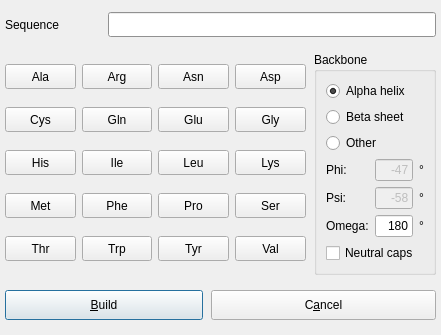
<?xml version="1.0" encoding="UTF-8"?>
<ui version="4.0">
 <class>PeptideDialogData</class>
 <widget class="QDialog" name="PeptideDialogData">
  <property name="geometry">
   <rect>
    <x>0</x>
    <y>0</y>
    <width>441</width>
    <height>335</height>
   </rect>
  </property>
  <property name="sizePolicy">
   <sizepolicy hsizetype="Preferred" vsizetype="Preferred">
    <horstretch>0</horstretch>
    <verstretch>0</verstretch>
   </sizepolicy>
  </property>
  <property name="minimumSize">
   <size>
    <width>0</width>
    <height>0</height>
   </size>
  </property>
  <property name="maximumSize">
   <size>
    <width>4000</width>
    <height>2400</height>
   </size>
  </property>
  <property name="windowTitle">
   <string>PeptideBuilder</string>
  </property>
  <layout class="QGridLayout">
   <property name="margin">
    <number>5</number>
   </property>
   <property name="spacing">
    <number>8</number>
   </property>
   <item row="1" column="0" colspan="3">
    <layout class="QVBoxLayout">
     <property name="spacing">
      <number>6</number>
     </property>
     <property name="margin">
      <number>0</number>
     </property>
     <item>
      <layout class="QHBoxLayout">
       <property name="spacing">
        <number>6</number>
       </property>
       <property name="margin">
        <number>0</number>
       </property>
       <item>
        <widget class="QPushButton" name="ala">
         <property name="sizePolicy">
          <sizepolicy hsizetype="Preferred" vsizetype="Fixed">
           <horstretch>0</horstretch>
           <verstretch>0</verstretch>
          </sizepolicy>
         </property>
         <property name="minimumSize">
          <size>
           <width>50</width>
           <height>25</height>
          </size>
         </property>
         <property name="text">
          <string>Ala</string>
         </property>
        </widget>
       </item>
       <item>
        <widget class="QPushButton" name="arg">
         <property name="sizePolicy">
          <sizepolicy hsizetype="Preferred" vsizetype="Fixed">
           <horstretch>0</horstretch>
           <verstretch>0</verstretch>
          </sizepolicy>
         </property>
         <property name="minimumSize">
          <size>
           <width>50</width>
           <height>25</height>
          </size>
         </property>
         <property name="text">
          <string>Arg</string>
         </property>
        </widget>
       </item>
       <item>
        <widget class="QPushButton" name="asn">
         <property name="sizePolicy">
          <sizepolicy hsizetype="Preferred" vsizetype="Fixed">
           <horstretch>0</horstretch>
           <verstretch>0</verstretch>
          </sizepolicy>
         </property>
         <property name="minimumSize">
          <size>
           <width>50</width>
           <height>25</height>
          </size>
         </property>
         <property name="text">
          <string>Asn</string>
         </property>
        </widget>
       </item>
       <item>
        <widget class="QPushButton" name="asp">
         <property name="sizePolicy">
          <sizepolicy hsizetype="Preferred" vsizetype="Fixed">
           <horstretch>0</horstretch>
           <verstretch>0</verstretch>
          </sizepolicy>
         </property>
         <property name="minimumSize">
          <size>
           <width>50</width>
           <height>25</height>
          </size>
         </property>
         <property name="text">
          <string>Asp</string>
         </property>
        </widget>
       </item>
      </layout>
     </item>
     <item>
      <layout class="QHBoxLayout">
       <property name="spacing">
        <number>6</number>
       </property>
       <property name="margin">
        <number>0</number>
       </property>
       <item>
        <widget class="QPushButton" name="cys">
         <property name="sizePolicy">
          <sizepolicy hsizetype="Preferred" vsizetype="Fixed">
           <horstretch>0</horstretch>
           <verstretch>0</verstretch>
          </sizepolicy>
         </property>
         <property name="minimumSize">
          <size>
           <width>50</width>
           <height>25</height>
          </size>
         </property>
         <property name="text">
          <string>Cys</string>
         </property>
        </widget>
       </item>
       <item>
        <widget class="QPushButton" name="gln">
         <property name="sizePolicy">
          <sizepolicy hsizetype="Preferred" vsizetype="Fixed">
           <horstretch>0</horstretch>
           <verstretch>0</verstretch>
          </sizepolicy>
         </property>
         <property name="minimumSize">
          <size>
           <width>50</width>
           <height>25</height>
          </size>
         </property>
         <property name="text">
          <string>Gln</string>
         </property>
        </widget>
       </item>
       <item>
        <widget class="QPushButton" name="glu">
         <property name="sizePolicy">
          <sizepolicy hsizetype="Preferred" vsizetype="Fixed">
           <horstretch>0</horstretch>
           <verstretch>0</verstretch>
          </sizepolicy>
         </property>
         <property name="minimumSize">
          <size>
           <width>50</width>
           <height>25</height>
          </size>
         </property>
         <property name="text">
          <string>Glu</string>
         </property>
        </widget>
       </item>
       <item>
        <widget class="QPushButton" name="gly">
         <property name="sizePolicy">
          <sizepolicy hsizetype="Preferred" vsizetype="Fixed">
           <horstretch>0</horstretch>
           <verstretch>0</verstretch>
          </sizepolicy>
         </property>
         <property name="minimumSize">
          <size>
           <width>50</width>
           <height>25</height>
          </size>
         </property>
         <property name="text">
          <string>Gly</string>
         </property>
        </widget>
       </item>
      </layout>
     </item>
     <item>
      <layout class="QHBoxLayout">
       <property name="spacing">
        <number>6</number>
       </property>
       <property name="margin">
        <number>0</number>
       </property>
       <item>
        <widget class="QPushButton" name="his">
         <property name="sizePolicy">
          <sizepolicy hsizetype="Preferred" vsizetype="Fixed">
           <horstretch>0</horstretch>
           <verstretch>0</verstretch>
          </sizepolicy>
         </property>
         <property name="minimumSize">
          <size>
           <width>50</width>
           <height>25</height>
          </size>
         </property>
         <property name="text">
          <string>His</string>
         </property>
        </widget>
       </item>
       <item>
        <widget class="QPushButton" name="ile">
         <property name="sizePolicy">
          <sizepolicy hsizetype="Preferred" vsizetype="Fixed">
           <horstretch>0</horstretch>
           <verstretch>0</verstretch>
          </sizepolicy>
         </property>
         <property name="minimumSize">
          <size>
           <width>50</width>
           <height>25</height>
          </size>
         </property>
         <property name="text">
          <string>Ile</string>
         </property>
        </widget>
       </item>
       <item>
        <widget class="QPushButton" name="leu">
         <property name="sizePolicy">
          <sizepolicy hsizetype="Preferred" vsizetype="Fixed">
           <horstretch>0</horstretch>
           <verstretch>0</verstretch>
          </sizepolicy>
         </property>
         <property name="minimumSize">
          <size>
           <width>50</width>
           <height>25</height>
          </size>
         </property>
         <property name="text">
          <string>Leu</string>
         </property>
        </widget>
       </item>
       <item>
        <widget class="QPushButton" name="lys">
         <property name="sizePolicy">
          <sizepolicy hsizetype="Preferred" vsizetype="Fixed">
           <horstretch>0</horstretch>
           <verstretch>0</verstretch>
          </sizepolicy>
         </property>
         <property name="minimumSize">
          <size>
           <width>50</width>
           <height>25</height>
          </size>
         </property>
         <property name="text">
          <string>Lys</string>
         </property>
        </widget>
       </item>
      </layout>
     </item>
     <item>
      <layout class="QHBoxLayout">
       <property name="spacing">
        <number>6</number>
       </property>
       <property name="margin">
        <number>0</number>
       </property>
       <item>
        <widget class="QPushButton" name="met">
         <property name="sizePolicy">
          <sizepolicy hsizetype="Preferred" vsizetype="Fixed">
           <horstretch>0</horstretch>
           <verstretch>0</verstretch>
          </sizepolicy>
         </property>
         <property name="minimumSize">
          <size>
           <width>50</width>
           <height>25</height>
          </size>
         </property>
         <property name="text">
          <string>Met</string>
         </property>
        </widget>
       </item>
       <item>
        <widget class="QPushButton" name="phe">
         <property name="sizePolicy">
          <sizepolicy hsizetype="Preferred" vsizetype="Fixed">
           <horstretch>0</horstretch>
           <verstretch>0</verstretch>
          </sizepolicy>
         </property>
         <property name="minimumSize">
          <size>
           <width>50</width>
           <height>25</height>
          </size>
         </property>
         <property name="text">
          <string>Phe</string>
         </property>
        </widget>
       </item>
       <item>
        <widget class="QPushButton" name="pro">
         <property name="sizePolicy">
          <sizepolicy hsizetype="Preferred" vsizetype="Fixed">
           <horstretch>0</horstretch>
           <verstretch>0</verstretch>
          </sizepolicy>
         </property>
         <property name="minimumSize">
          <size>
           <width>50</width>
           <height>25</height>
          </size>
         </property>
         <property name="text">
          <string>Pro</string>
         </property>
        </widget>
       </item>
       <item>
        <widget class="QPushButton" name="ser">
         <property name="sizePolicy">
          <sizepolicy hsizetype="Preferred" vsizetype="Fixed">
           <horstretch>0</horstretch>
           <verstretch>0</verstretch>
          </sizepolicy>
         </property>
         <property name="minimumSize">
          <size>
           <width>50</width>
           <height>25</height>
          </size>
         </property>
         <property name="text">
          <string>Ser</string>
         </property>
        </widget>
       </item>
      </layout>
     </item>
     <item>
      <layout class="QHBoxLayout">
       <property name="spacing">
        <number>6</number>
       </property>
       <property name="margin">
        <number>0</number>
       </property>
       <item>
        <widget class="QPushButton" name="thr">
         <property name="sizePolicy">
          <sizepolicy hsizetype="Preferred" vsizetype="Fixed">
           <horstretch>0</horstretch>
           <verstretch>0</verstretch>
          </sizepolicy>
         </property>
         <property name="minimumSize">
          <size>
           <width>50</width>
           <height>25</height>
          </size>
         </property>
         <property name="text">
          <string>Thr</string>
         </property>
        </widget>
       </item>
       <item>
        <widget class="QPushButton" name="trp">
         <property name="sizePolicy">
          <sizepolicy hsizetype="Preferred" vsizetype="Fixed">
           <horstretch>0</horstretch>
           <verstretch>0</verstretch>
          </sizepolicy>
         </property>
         <property name="minimumSize">
          <size>
           <width>50</width>
           <height>25</height>
          </size>
         </property>
         <property name="text">
          <string>Trp</string>
         </property>
        </widget>
       </item>
       <item>
        <widget class="QPushButton" name="tyr">
         <property name="sizePolicy">
          <sizepolicy hsizetype="Preferred" vsizetype="Fixed">
           <horstretch>0</horstretch>
           <verstretch>0</verstretch>
          </sizepolicy>
         </property>
         <property name="minimumSize">
          <size>
           <width>50</width>
           <height>25</height>
          </size>
         </property>
         <property name="text">
          <string>Tyr</string>
         </property>
        </widget>
       </item>
       <item>
        <widget class="QPushButton" name="val">
         <property name="sizePolicy">
          <sizepolicy hsizetype="Preferred" vsizetype="Fixed">
           <horstretch>0</horstretch>
           <verstretch>0</verstretch>
          </sizepolicy>
         </property>
         <property name="minimumSize">
          <size>
           <width>50</width>
           <height>25</height>
          </size>
         </property>
         <property name="text">
          <string>Val</string>
         </property>
        </widget>
       </item>
      </layout>
     </item>
    </layout>
   </item>
   <item row="0" column="0">
    <widget class="QLabel" name="textLabel2">
     <property name="text">
      <string>Sequence</string>
     </property>
    </widget>
   </item>
   <item row="0" column="1" colspan="3">
    <widget class="QLineEdit" name="sequence">
     <property name="minimumSize">
      <size>
       <width>0</width>
       <height>25</height>
      </size>
     </property>
     <property name="palette">
      <palette>
       <active>
        <colorrole role="WindowText">
         <brush brushstyle="SolidPattern">
          <color alpha="255">
           <red>0</red>
           <green>0</green>
           <blue>0</blue>
          </color>
         </brush>
        </colorrole>
        <colorrole role="Button">
         <brush brushstyle="SolidPattern">
          <color alpha="255">
           <red>220</red>
           <green>220</green>
           <blue>220</blue>
          </color>
         </brush>
        </colorrole>
        <colorrole role="Light">
         <brush brushstyle="SolidPattern">
          <color alpha="255">
           <red>255</red>
           <green>255</green>
           <blue>255</blue>
          </color>
         </brush>
        </colorrole>
        <colorrole role="Midlight">
         <brush brushstyle="SolidPattern">
          <color alpha="255">
           <red>237</red>
           <green>237</green>
           <blue>237</blue>
          </color>
         </brush>
        </colorrole>
        <colorrole role="Dark">
         <brush brushstyle="SolidPattern">
          <color alpha="255">
           <red>110</red>
           <green>110</green>
           <blue>110</blue>
          </color>
         </brush>
        </colorrole>
        <colorrole role="Mid">
         <brush brushstyle="SolidPattern">
          <color alpha="255">
           <red>146</red>
           <green>146</green>
           <blue>146</blue>
          </color>
         </brush>
        </colorrole>
        <colorrole role="Text">
         <brush brushstyle="SolidPattern">
          <color alpha="255">
           <red>0</red>
           <green>0</green>
           <blue>0</blue>
          </color>
         </brush>
        </colorrole>
        <colorrole role="BrightText">
         <brush brushstyle="SolidPattern">
          <color alpha="255">
           <red>255</red>
           <green>255</green>
           <blue>255</blue>
          </color>
         </brush>
        </colorrole>
        <colorrole role="ButtonText">
         <brush brushstyle="SolidPattern">
          <color alpha="255">
           <red>0</red>
           <green>0</green>
           <blue>0</blue>
          </color>
         </brush>
        </colorrole>
        <colorrole role="Base">
         <brush brushstyle="SolidPattern">
          <color alpha="255">
           <red>255</red>
           <green>255</green>
           <blue>255</blue>
          </color>
         </brush>
        </colorrole>
        <colorrole role="Window">
         <brush brushstyle="SolidPattern">
          <color alpha="255">
           <red>203</red>
           <green>203</green>
           <blue>203</blue>
          </color>
         </brush>
        </colorrole>
        <colorrole role="Shadow">
         <brush brushstyle="SolidPattern">
          <color alpha="255">
           <red>0</red>
           <green>0</green>
           <blue>0</blue>
          </color>
         </brush>
        </colorrole>
        <colorrole role="Highlight">
         <brush brushstyle="SolidPattern">
          <color alpha="255">
           <red>0</red>
           <green>0</green>
           <blue>128</blue>
          </color>
         </brush>
        </colorrole>
        <colorrole role="HighlightedText">
         <brush brushstyle="SolidPattern">
          <color alpha="255">
           <red>255</red>
           <green>255</green>
           <blue>255</blue>
          </color>
         </brush>
        </colorrole>
        <colorrole role="Link">
         <brush brushstyle="SolidPattern">
          <color alpha="255">
           <red>0</red>
           <green>0</green>
           <blue>0</blue>
          </color>
         </brush>
        </colorrole>
        <colorrole role="LinkVisited">
         <brush brushstyle="SolidPattern">
          <color alpha="255">
           <red>0</red>
           <green>0</green>
           <blue>0</blue>
          </color>
         </brush>
        </colorrole>
        <colorrole role="AlternateBase">
         <brush brushstyle="SolidPattern">
          <color alpha="255">
           <red>232</red>
           <green>232</green>
           <blue>232</blue>
          </color>
         </brush>
        </colorrole>
       </active>
       <inactive>
        <colorrole role="WindowText">
         <brush brushstyle="SolidPattern">
          <color alpha="255">
           <red>0</red>
           <green>0</green>
           <blue>0</blue>
          </color>
         </brush>
        </colorrole>
        <colorrole role="Button">
         <brush brushstyle="SolidPattern">
          <color alpha="255">
           <red>220</red>
           <green>220</green>
           <blue>220</blue>
          </color>
         </brush>
        </colorrole>
        <colorrole role="Light">
         <brush brushstyle="SolidPattern">
          <color alpha="255">
           <red>255</red>
           <green>255</green>
           <blue>255</blue>
          </color>
         </brush>
        </colorrole>
        <colorrole role="Midlight">
         <brush brushstyle="SolidPattern">
          <color alpha="255">
           <red>253</red>
           <green>253</green>
           <blue>253</blue>
          </color>
         </brush>
        </colorrole>
        <colorrole role="Dark">
         <brush brushstyle="SolidPattern">
          <color alpha="255">
           <red>110</red>
           <green>110</green>
           <blue>110</blue>
          </color>
         </brush>
        </colorrole>
        <colorrole role="Mid">
         <brush brushstyle="SolidPattern">
          <color alpha="255">
           <red>146</red>
           <green>146</green>
           <blue>146</blue>
          </color>
         </brush>
        </colorrole>
        <colorrole role="Text">
         <brush brushstyle="SolidPattern">
          <color alpha="255">
           <red>0</red>
           <green>0</green>
           <blue>0</blue>
          </color>
         </brush>
        </colorrole>
        <colorrole role="BrightText">
         <brush brushstyle="SolidPattern">
          <color alpha="255">
           <red>255</red>
           <green>255</green>
           <blue>255</blue>
          </color>
         </brush>
        </colorrole>
        <colorrole role="ButtonText">
         <brush brushstyle="SolidPattern">
          <color alpha="255">
           <red>0</red>
           <green>0</green>
           <blue>0</blue>
          </color>
         </brush>
        </colorrole>
        <colorrole role="Base">
         <brush brushstyle="SolidPattern">
          <color alpha="255">
           <red>255</red>
           <green>255</green>
           <blue>255</blue>
          </color>
         </brush>
        </colorrole>
        <colorrole role="Window">
         <brush brushstyle="SolidPattern">
          <color alpha="255">
           <red>203</red>
           <green>203</green>
           <blue>203</blue>
          </color>
         </brush>
        </colorrole>
        <colorrole role="Shadow">
         <brush brushstyle="SolidPattern">
          <color alpha="255">
           <red>0</red>
           <green>0</green>
           <blue>0</blue>
          </color>
         </brush>
        </colorrole>
        <colorrole role="Highlight">
         <brush brushstyle="SolidPattern">
          <color alpha="255">
           <red>0</red>
           <green>0</green>
           <blue>128</blue>
          </color>
         </brush>
        </colorrole>
        <colorrole role="HighlightedText">
         <brush brushstyle="SolidPattern">
          <color alpha="255">
           <red>255</red>
           <green>255</green>
           <blue>255</blue>
          </color>
         </brush>
        </colorrole>
        <colorrole role="Link">
         <brush brushstyle="SolidPattern">
          <color alpha="255">
           <red>0</red>
           <green>0</green>
           <blue>255</blue>
          </color>
         </brush>
        </colorrole>
        <colorrole role="LinkVisited">
         <brush brushstyle="SolidPattern">
          <color alpha="255">
           <red>255</red>
           <green>0</green>
           <blue>255</blue>
          </color>
         </brush>
        </colorrole>
        <colorrole role="AlternateBase">
         <brush brushstyle="SolidPattern">
          <color alpha="255">
           <red>232</red>
           <green>232</green>
           <blue>232</blue>
          </color>
         </brush>
        </colorrole>
       </inactive>
       <disabled>
        <colorrole role="WindowText">
         <brush brushstyle="SolidPattern">
          <color alpha="255">
           <red>128</red>
           <green>128</green>
           <blue>128</blue>
          </color>
         </brush>
        </colorrole>
        <colorrole role="Button">
         <brush brushstyle="SolidPattern">
          <color alpha="255">
           <red>220</red>
           <green>220</green>
           <blue>220</blue>
          </color>
         </brush>
        </colorrole>
        <colorrole role="Light">
         <brush brushstyle="SolidPattern">
          <color alpha="255">
           <red>255</red>
           <green>255</green>
           <blue>255</blue>
          </color>
         </brush>
        </colorrole>
        <colorrole role="Midlight">
         <brush brushstyle="SolidPattern">
          <color alpha="255">
           <red>253</red>
           <green>253</green>
           <blue>253</blue>
          </color>
         </brush>
        </colorrole>
        <colorrole role="Dark">
         <brush brushstyle="SolidPattern">
          <color alpha="255">
           <red>110</red>
           <green>110</green>
           <blue>110</blue>
          </color>
         </brush>
        </colorrole>
        <colorrole role="Mid">
         <brush brushstyle="SolidPattern">
          <color alpha="255">
           <red>146</red>
           <green>146</green>
           <blue>146</blue>
          </color>
         </brush>
        </colorrole>
        <colorrole role="Text">
         <brush brushstyle="SolidPattern">
          <color alpha="255">
           <red>128</red>
           <green>128</green>
           <blue>128</blue>
          </color>
         </brush>
        </colorrole>
        <colorrole role="BrightText">
         <brush brushstyle="SolidPattern">
          <color alpha="255">
           <red>255</red>
           <green>255</green>
           <blue>255</blue>
          </color>
         </brush>
        </colorrole>
        <colorrole role="ButtonText">
         <brush brushstyle="SolidPattern">
          <color alpha="255">
           <red>128</red>
           <green>128</green>
           <blue>128</blue>
          </color>
         </brush>
        </colorrole>
        <colorrole role="Base">
         <brush brushstyle="SolidPattern">
          <color alpha="255">
           <red>255</red>
           <green>255</green>
           <blue>255</blue>
          </color>
         </brush>
        </colorrole>
        <colorrole role="Window">
         <brush brushstyle="SolidPattern">
          <color alpha="255">
           <red>203</red>
           <green>203</green>
           <blue>203</blue>
          </color>
         </brush>
        </colorrole>
        <colorrole role="Shadow">
         <brush brushstyle="SolidPattern">
          <color alpha="255">
           <red>0</red>
           <green>0</green>
           <blue>0</blue>
          </color>
         </brush>
        </colorrole>
        <colorrole role="Highlight">
         <brush brushstyle="SolidPattern">
          <color alpha="255">
           <red>0</red>
           <green>0</green>
           <blue>128</blue>
          </color>
         </brush>
        </colorrole>
        <colorrole role="HighlightedText">
         <brush brushstyle="SolidPattern">
          <color alpha="255">
           <red>255</red>
           <green>255</green>
           <blue>255</blue>
          </color>
         </brush>
        </colorrole>
        <colorrole role="Link">
         <brush brushstyle="SolidPattern">
          <color alpha="255">
           <red>0</red>
           <green>0</green>
           <blue>255</blue>
          </color>
         </brush>
        </colorrole>
        <colorrole role="LinkVisited">
         <brush brushstyle="SolidPattern">
          <color alpha="255">
           <red>255</red>
           <green>0</green>
           <blue>255</blue>
          </color>
         </brush>
        </colorrole>
        <colorrole role="AlternateBase">
         <brush brushstyle="SolidPattern">
          <color alpha="255">
           <red>232</red>
           <green>232</green>
           <blue>232</blue>
          </color>
         </brush>
        </colorrole>
       </disabled>
      </palette>
     </property>
     <property name="toolTip">
      <string>Enter amino acids</string>
     </property>
     <property name="readOnly">
      <bool>false</bool>
     </property>
    </widget>
   </item>
   <item row="2" column="0" colspan="2">
    <widget class="QPushButton" name="close_button">
     <property name="minimumSize">
      <size>
       <width>140</width>
       <height>30</height>
      </size>
     </property>
     <property name="maximumSize">
      <size>
       <width>32767</width>
       <height>30</height>
      </size>
     </property>
     <property name="toolTip">
      <string>Build peptide</string>
     </property>
     <property name="text">
      <string>&amp;Build</string>
     </property>
     <property name="shortcut">
      <string>Alt+B</string>
     </property>
     <property name="default">
      <bool>true</bool>
     </property>
    </widget>
   </item>
   <item row="2" column="2" colspan="2">
    <widget class="QPushButton" name="cancel_button">
     <property name="minimumSize">
      <size>
       <width>140</width>
       <height>30</height>
      </size>
     </property>
     <property name="maximumSize">
      <size>
       <width>32767</width>
       <height>30</height>
      </size>
     </property>
     <property name="text">
      <string>C&amp;ancel</string>
     </property>
     <property name="shortcut">
      <string>Alt+A</string>
     </property>
    </widget>
   </item>
   <item row="1" column="3">
    <widget class="QGroupBox" name="angles_group">
     <property name="title">
      <string>Backbone</string>
     </property>
     <layout class="QGridLayout">
      <property name="margin">
       <number>9</number>
      </property>
      <property name="spacing">
       <number>6</number>
      </property>
      <item row="2" column="0">
       <widget class="QRadioButton" name="other">
        <property name="text">
         <string>Other</string>
        </property>
       </widget>
      </item>
      <item row="1" column="0">
       <widget class="QRadioButton" name="beta">
        <property name="text">
         <string>Beta sheet</string>
        </property>
       </widget>
      </item>
      <item row="3" column="0">
       <layout class="QGridLayout">
        <property name="margin">
         <number>0</number>
        </property>
        <property name="spacing">
         <number>6</number>
        </property>
        <item row="2" column="2">
         <widget class="QLabel" name="textLabel1_4_3">
          <property name="text">
           <string>°</string>
          </property>
         </widget>
        </item>
        <item row="2" column="0">
         <widget class="QLabel" name="textLabel1_3">
          <property name="text">
           <string>Omega:</string>
          </property>
         </widget>
        </item>
        <item row="2" column="1">
         <widget class="QLineEdit" name="omega">
          <property name="sizePolicy">
           <sizepolicy hsizetype="Preferred" vsizetype="Fixed">
            <horstretch>0</horstretch>
            <verstretch>0</verstretch>
           </sizepolicy>
          </property>
          <property name="maximumSize">
           <size>
            <width>50</width>
            <height>32767</height>
           </size>
          </property>
          <property name="text">
           <string>180</string>
          </property>
          <property name="alignment">
           <set>Qt::AlignRight</set>
          </property>
         </widget>
        </item>
        <item row="1" column="1">
         <widget class="QLineEdit" name="psi">
          <property name="enabled">
           <bool>false</bool>
          </property>
          <property name="sizePolicy">
           <sizepolicy hsizetype="Preferred" vsizetype="Fixed">
            <horstretch>0</horstretch>
            <verstretch>0</verstretch>
           </sizepolicy>
          </property>
          <property name="maximumSize">
           <size>
            <width>50</width>
            <height>32767</height>
           </size>
          </property>
          <property name="text">
           <string>-58</string>
          </property>
          <property name="alignment">
           <set>Qt::AlignRight</set>
          </property>
         </widget>
        </item>
        <item row="1" column="2">
         <widget class="QLabel" name="textLabel1_4_2">
          <property name="text">
           <string>°</string>
          </property>
         </widget>
        </item>
        <item row="1" column="0">
         <widget class="QLabel" name="textLabel1_2">
          <property name="text">
           <string>Psi:</string>
          </property>
         </widget>
        </item>
        <item row="0" column="0">
         <widget class="QLabel" name="textLabel1">
          <property name="text">
           <string>Phi:</string>
          </property>
         </widget>
        </item>
        <item row="0" column="2">
         <widget class="QLabel" name="textLabel1_4">
          <property name="text">
           <string>°</string>
          </property>
         </widget>
        </item>
        <item row="0" column="1">
         <widget class="QLineEdit" name="phi">
          <property name="enabled">
           <bool>false</bool>
          </property>
          <property name="sizePolicy">
           <sizepolicy hsizetype="Preferred" vsizetype="Fixed">
            <horstretch>0</horstretch>
            <verstretch>0</verstretch>
           </sizepolicy>
          </property>
          <property name="maximumSize">
           <size>
            <width>50</width>
            <height>32767</height>
           </size>
          </property>
          <property name="text">
           <string>-47</string>
          </property>
          <property name="alignment">
           <set>Qt::AlignRight</set>
          </property>
         </widget>
        </item>
       </layout>
      </item>
      <item row="0" column="0">
       <widget class="QRadioButton" name="alpha">
        <property name="text">
         <string>Alpha helix</string>
        </property>
        <property name="checked">
         <bool>true</bool>
        </property>
       </widget>
      </item>
      <item row="4" column="0">
       <widget class="QCheckBox" name="build_endcaps">
        <property name="text">
         <string>Neutral caps</string>
        </property>
       </widget>
      </item>
     </layout>
    </widget>
   </item>
  </layout>
 </widget>
 <layoutdefault spacing="6" margin="11"/>
 <tabstops>
  <tabstop>sequence</tabstop>
  <tabstop>close_button</tabstop>
  <tabstop>ala</tabstop>
  <tabstop>arg</tabstop>
  <tabstop>asn</tabstop>
  <tabstop>asp</tabstop>
  <tabstop>cys</tabstop>
  <tabstop>gln</tabstop>
  <tabstop>glu</tabstop>
  <tabstop>gly</tabstop>
  <tabstop>his</tabstop>
  <tabstop>ile</tabstop>
  <tabstop>leu</tabstop>
  <tabstop>lys</tabstop>
  <tabstop>met</tabstop>
  <tabstop>phe</tabstop>
  <tabstop>pro</tabstop>
  <tabstop>ser</tabstop>
  <tabstop>thr</tabstop>
  <tabstop>trp</tabstop>
  <tabstop>tyr</tabstop>
  <tabstop>val</tabstop>
  <tabstop>alpha</tabstop>
  <tabstop>phi</tabstop>
  <tabstop>psi</tabstop>
  <tabstop>omega</tabstop>
 </tabstops>
 <includes>
  <include location="global">BALL_core/COMMON/global.h</include>
 </includes>
 <resources/>
 <connections/>
</ui>
